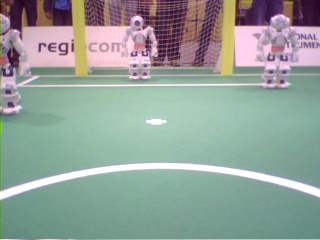
#> input picture images/TEST422595_ORG.jpg, 320 x 240 px
$ python whitebalance.py ../images/TEST422595_ORG.jpg   (Python 2 division)
#> lines starting #> are read from the running program, lines starting #| are printed output that depends on the picture
#!/usr/bin/python2

# -*- coding: utf-8 -*-
import numpy as np
from PIL import Image
import sys
import cv2

def from_pil(pimg):
    pimg = pimg.convert(mode='RGB')
    nimg = np.asarray(pimg)
    nimg.flags.writeable = True
    return nimg

def to_pil(nimg):
    return Image.fromarray(np.uint8(nimg))

def stretch_pre(nimg):
    """
    from 'Applicability Of White-Balancing Algorithms to Restoring Faded Colour Slides: An Empirical Evaluation'
    """
    nimg = nimg.transpose(2, 0, 1)
    nimg[0] = np.maximum(nimg[0]-nimg[0].min(),0)
    nimg[1] = np.maximum(nimg[1]-nimg[1].min(),0)
    nimg[2] = np.maximum(nimg[2]-nimg[2].min(),0)
    return nimg.transpose(1, 2, 0)

def grey_world(nimg):
    nimg = nimg.transpose(2, 0, 1).astype(np.uint32)
    mu_g = np.average(nimg[1])
    nimg[0] = np.minimum(nimg[0]*(mu_g/np.average(nimg[0])),255)
    nimg[2] = np.minimum(nimg[2]*(mu_g/np.average(nimg[2])),255)
    return  nimg.transpose(1, 2, 0).astype(np.uint8)

def max_white(nimg):
    if nimg.dtype==np.uint8:
        brightest=float(2**8)
    elif nimg.dtype==np.uint16:
        brightest=float(2**16)
    elif nimg.dtype==np.uint32:
        brightest=float(2**32)
    else:
        brightest==float(2**8)
    nimg = nimg.transpose(2, 0, 1)
    nimg = nimg.astype(np.int32)
    nimg[0] = np.minimum(nimg[0] * (brightest/float(nimg[0].max())),255)
    nimg[1] = np.minimum(nimg[1] * (brightest/float(nimg[1].max())),255)
    nimg[2] = np.minimum(nimg[2] * (brightest/float(nimg[2].max())),255)
    return nimg.transpose(1, 2, 0).astype(np.uint8)

def stretch(nimg):
    return max_white(stretch_pre(nimg))

def retinex(nimg):
    nimg = nimg.transpose(2, 0, 1).astype(np.uint32)
    mu_g = nimg[1].max()
    nimg[0] = np.minimum(nimg[0]*(mu_g/float(nimg[0].max())),255)
    nimg[2] = np.minimum(nimg[2]*(mu_g/float(nimg[2].max())),255)
    return nimg.transpose(1, 2, 0).astype(np.uint8)

def retinex_adjust(nimg):
    """
    from 'Combining Gray World and Retinex Theory for Automatic White Balance in Digital Photography'
    """
    nimg = nimg.transpose(2, 0, 1).astype(np.uint32)
    sum_r = np.sum(nimg[0])
    sum_r2 = np.sum(nimg[0]**2)
    max_r = nimg[0].max()
    max_r2 = max_r**2
    sum_g = np.sum(nimg[1])
    max_g = nimg[1].max()
    coefficient = np.linalg.solve(np.array([[sum_r2,sum_r],[max_r2,max_r]]),
                                  np.array([sum_g,max_g]))
    nimg[0] = np.minimum((nimg[0]**2)*coefficient[0] + nimg[0]*coefficient[1],255)
    sum_b = np.sum(nimg[1])
    sum_b2 = np.sum(nimg[1]**2)
    max_b = nimg[1].max()
    max_b2 = max_r**2
    coefficient = np.linalg.solve(np.array([[sum_b2,sum_b],[max_b2,max_b]]),
                                             np.array([sum_g,max_g]))
    nimg[1] = np.minimum((nimg[1]**2)*coefficient[0] + nimg[1]*coefficient[1],255)
    return nimg.transpose(1, 2, 0).astype(np.uint8)

def retinex_with_adjust(nimg):
    return retinex_adjust(retinex(nimg))

def standard_deviation_weighted_grey_world(nimg,subwidth,subheight):
    """
    This function does not work correctly
    """
    nimg = nimg.astype(np.uint32)
    height, width,ch = nimg.shape
    strides = nimg.itemsize*np.array([width*subheight,subwidth,width,3,1])
    shape = (height/subheight, width/subwidth, subheight, subwidth,3)
    blocks = np.lib.stride_tricks.as_strided(nimg, shape=shape, strides=strides)
    y,x = blocks.shape[:2]
    std_r = np.zeros([y,x],dtype=np.float16)
    std_g = np.zeros([y,x],dtype=np.float16)
    std_b = np.zeros([y,x],dtype=np.float16)
    std_r_sum = 0.0
    std_g_sum = 0.0
    std_b_sum = 0.0
    for i in xrange(y):
        for j in xrange(x):
            subblock = blocks[i,j]
            subb = subblock.transpose(2, 0, 1)
            std_r[i,j]=np.std(subb[0])
            std_g[i,j]=np.std(subb[1])
            std_b[i,j]=np.std(subb[2])
            std_r_sum += std_r[i,j]
            std_g_sum += std_g[i,j]
            std_b_sum += std_b[i,j]
    sdwa_r = 0.0
    sdwa_g = 0.0
    sdwa_b = 0.0
    for i in xrange(y):
        for j in xrange(x):
            subblock = blocks[i,j]
            subb = subblock.transpose(2, 0, 1)
            mean_r=np.mean(subb[0])
            mean_g=np.mean(subb[1])
            mean_b=np.mean(subb[2])
            sdwa_r += (std_r[i,j]/std_r_sum)*mean_r
            sdwa_g += (std_g[i,j]/std_g_sum)*mean_g
            sdwa_b += (std_b[i,j]/std_b_sum)*mean_b
    sdwa_avg = (sdwa_r+sdwa_g+sdwa_b)/3
    gain_r = sdwa_avg/sdwa_r
    gain_g = sdwa_avg/sdwa_g
    gain_b = sdwa_avg/sdwa_b
    nimg = nimg.transpose(2, 0, 1)
    nimg[0] = np.minimum(nimg[0]*gain_r,255)
    nimg[1] = np.minimum(nimg[1]*gain_g,255)
    nimg[2] = np.minimum(nimg[2]*gain_b,255)
    return nimg.transpose(1, 2, 0).astype(np.uint8)

if __name__=="__main__":
    img = cv2.imread(sys.argv[1])
#> img is the input picture: shape (240, 320, 3); mean B, G, R 153.5, 160.2, 147
    #img = Image.open(sys.argv[1])
    #img.show()
    #to_pil(stretch(from_pil(img))).show()
    img_stretch = stretch(img)
#> in stretch_pre, `return nimg.transpose(1, 2, 0)`:
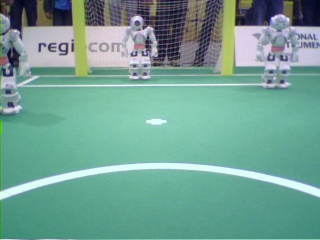
#> returned value: shape (240, 320, 3); mean of channels 0, 1, 2 148.5, 160.2, 114; drawn as B, G, R
#> in max_white, `brightest=float(2**8)`: brightest = 256
#> in max_white, `return nimg.transpose(1, 2, 0).astype(np.uint8)`:
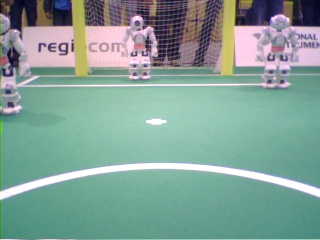
#> returned value: shape (240, 320, 3); mean of channels 0, 1, 2 151.6, 160.2, 131; drawn as B, G, R
    cv2.imshow("stretch", stretch(img))
    cv2.imshow("grey_world", grey_world(img))
#> in grey_world, `mu_g = np.average(nimg[1])`: mu_g = 160.2
#> in grey_world, `return  nimg.transpose(1, 2, 0).astype(np.uint8)`:
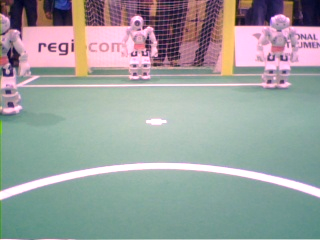
#> returned value: shape (240, 320, 3); mean of channels 0, 1, 2 159.3, 160.2, 155.8; drawn as B, G, R
    cv2.imshow("retinex", retinex(img))
#> in retinex, `mu_g = nimg[1].max()`: mu_g = 255
    cv2.imshow("max_white", max_white(img))
    cv2.imshow("retinex adjust", retinex_adjust(img))
#> in retinex_adjust, `sum_r = np.sum(nimg[0])`: sum_r = 11403483
#> in retinex_adjust, `sum_r2 = np.sum(nimg[0]**2)`: sum_r2 = 1825600063
#> in retinex_adjust, `max_r = nimg[0].max()`: max_r = 250
#> in retinex_adjust, `max_r2 = max_r**2`: max_r2 = 62500
#> in retinex_adjust, `sum_g = np.sum(nimg[1])`: sum_g = 12300561
#> in retinex_adjust, `max_g = nimg[1].max()`: max_g = 255
#> in retinex_adjust, `coefficient = np.linalg.solve(np.array([[sum_r2,sum_r],[max_r2,max_r]]..`: coefficient = [-0.000653, 1.18]
#> in retinex_adjust, `sum_b = np.sum(nimg[1])`: sum_b = 12300561
#> in retinex_adjust, `sum_b2 = np.sum(nimg[1]**2)`: sum_b2 = 2132995587
#> in retinex_adjust, `max_b = nimg[1].max()`: max_b = 255
#> in retinex_adjust, `max_b2 = max_r**2`: max_b2 = 62500
#> in retinex_adjust, `coefficient = np.linalg.solve(np.array([[sum_b2,sum_b],[max_b2,max_b]]..`: coefficient = [6.4e-19, 1]
    cv2.imshow("standard deviation weighted", standard_deviation_weighted_grey_world(img,50,50))
#> in standard_deviation_weighted_grey_world, `strides = nimg.itemsize*np.array([width*subheight,subwidth,width,3,1])`: strides = [64000, 200, 1280, 12, 4]
#> after the loop in standard_deviation_weighted_grey_world, `for i in xrange(y):`: std_b = [[35.56, 40.75, 34.62, 39.72, 44.25, 45.78], [59.09, 66.5, 60.69, 66, 58.09, 62.31], [49.09, 50.84, 53.72, 57.97, 45.94, 48.72], [55.38, 49.25, 51.91, 58.25, 44.62, 55.31]]; std_b_sum = 1234.4; std_g = [[44.06, 40.12, 39.12, 44.69, 37.53, 41.97], [63.25, 65.62, 66.06, 60.22, 57.56, 60.53], [41.34, 51.5, 58.41, 48.84, 48.97, 50.06], [52.44, 49.56, 54.38, 48.59, 50.62, 55.56]]; std_g_sum = 1231; std_r = [[42.88, 34.94, 43.59, 37.41, 38.56, 38.16], [61.81, 66.56, 61.47, 58.84, 61.47, 59], [39.34, 56.66, 51.03, 52.41, 53.53, 47.66], [48.22, 55.31, 48.47, 53.19, 54.06, 52.78]]; std_r_sum = 1217.3
#> after the loop in standard_deviation_weighted_grey_world, `for i in xrange(y):`: sdwa_b = 127.1; sdwa_g = 128.8; sdwa_r = 127.2
#> in standard_deviation_weighted_grey_world, `sdwa_avg = (sdwa_r+sdwa_g+sdwa_b)/3`: sdwa_avg = 127.7
#> in standard_deviation_weighted_grey_world, `gain_r = sdwa_avg/sdwa_r`: gain_r = 1
#> in standard_deviation_weighted_grey_world, `gain_g = sdwa_avg/sdwa_g`: gain_g = 0.992
#> in standard_deviation_weighted_grey_world, `gain_b = sdwa_avg/sdwa_b`: gain_b = 1

    # [5 lines of commented-out code are left out]

    cv2.waitKey()
